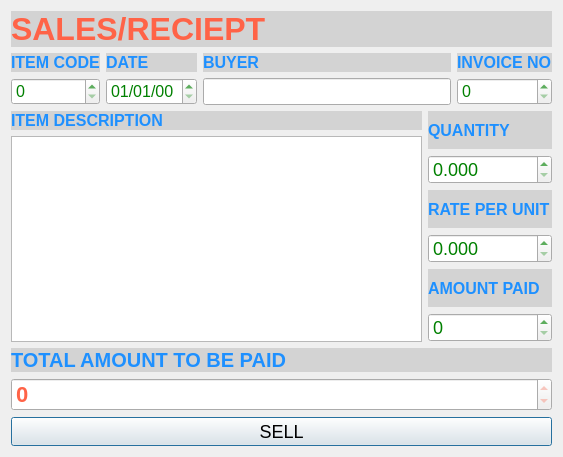
<?xml version="1.0" encoding="UTF-8"?>
<ui version="4.0">
 <class>SalesDialog</class>
 <widget class="QDialog" name="SalesDialog">
  <property name="geometry">
   <rect>
    <x>0</x>
    <y>0</y>
    <width>563</width>
    <height>457</height>
   </rect>
  </property>
  <property name="windowTitle">
   <string>Sales/Invoice</string>
  </property>
  <layout class="QGridLayout" name="gridLayout">
   <item row="1" column="0">
    <layout class="QVBoxLayout" name="verticalLayout_13">
     <item>
      <layout class="QVBoxLayout" name="verticalLayout_12">
       <item>
        <layout class="QVBoxLayout" name="verticalLayout_11">
         <item>
          <layout class="QHBoxLayout" name="horizontalLayout">
           <item>
            <layout class="QVBoxLayout" name="verticalLayout">
             <item>
              <widget class="QLabel" name="label_2">
               <property name="styleSheet">
                <string notr="true">color:dodgerblue; 
font-size:16px;
 background-color:lightgray;
font-weight:600;</string>
               </property>
               <property name="text">
                <string>ITEM CODE</string>
               </property>
               <property name="buddy">
                <cstring>itemcode_spinBox</cstring>
               </property>
              </widget>
             </item>
             <item>
              <widget class="QSpinBox" name="itemcode_spinBox">
               <property name="styleSheet">
                <string notr="true">font-size:16px;color:green;</string>
               </property>
               <property name="maximum">
                <number>999999999</number>
               </property>
              </widget>
             </item>
            </layout>
           </item>
           <item>
            <layout class="QVBoxLayout" name="verticalLayout_2">
             <item>
              <widget class="QLabel" name="label_3">
               <property name="styleSheet">
                <string notr="true">color:dodgerblue; 
font-size:16px;
 background-color:lightgray;
font-weight:600;</string>
               </property>
               <property name="text">
                <string>DATE</string>
               </property>
               <property name="buddy">
                <cstring>itemcode_spinBox</cstring>
               </property>
              </widget>
             </item>
             <item>
              <widget class="QDateEdit" name="sales_dateEdit">
               <property name="styleSheet">
                <string notr="true">font-size:16px;color:green;</string>
               </property>
               <property name="displayFormat">
                <string>dd/MM/yy</string>
               </property>
              </widget>
             </item>
            </layout>
           </item>
           <item>
            <layout class="QVBoxLayout" name="verticalLayout_3">
             <item>
              <widget class="QLabel" name="label_4">
               <property name="styleSheet">
                <string notr="true">color:dodgerblue; 
font-size:16px;
 background-color:lightgray;
font-weight:600;</string>
               </property>
               <property name="text">
                <string>BUYER</string>
               </property>
               <property name="buddy">
                <cstring>itemcode_spinBox</cstring>
               </property>
              </widget>
             </item>
             <item>
              <widget class="QLineEdit" name="buyername_lineEdit">
               <property name="styleSheet">
                <string notr="true">font-size:16px;</string>
               </property>
              </widget>
             </item>
            </layout>
           </item>
           <item>
            <layout class="QVBoxLayout" name="verticalLayout_5">
             <item>
              <widget class="QLabel" name="label_5">
               <property name="styleSheet">
                <string notr="true">color:dodgerblue; 
font-size:16px;
 background-color:lightgray;
font-weight:600;</string>
               </property>
               <property name="text">
                <string>INVOICE NO</string>
               </property>
               <property name="buddy">
                <cstring>itemcode_spinBox</cstring>
               </property>
              </widget>
             </item>
             <item>
              <widget class="QSpinBox" name="invoiceno_spinBox_2">
               <property name="styleSheet">
                <string notr="true">font-size:16px;color:green;</string>
               </property>
               <property name="maximum">
                <number>999999999</number>
               </property>
              </widget>
             </item>
            </layout>
           </item>
          </layout>
         </item>
         <item>
          <layout class="QHBoxLayout" name="horizontalLayout_2">
           <item>
            <layout class="QVBoxLayout" name="verticalLayout_6">
             <item>
              <widget class="QLabel" name="label_6">
               <property name="styleSheet">
                <string notr="true">color:dodgerblue; 
font-size:16px;
 background-color:lightgray;
font-weight:600;</string>
               </property>
               <property name="text">
                <string>ITEM DESCRIPTION</string>
               </property>
               <property name="buddy">
                <cstring>itemcode_spinBox</cstring>
               </property>
              </widget>
             </item>
             <item>
              <widget class="QPlainTextEdit" name="itemdescription_plainTextEdit">
               <property name="styleSheet">
                <string notr="true">font-size:16px;</string>
               </property>
               <property name="tabChangesFocus">
                <bool>true</bool>
               </property>
               <property name="readOnly">
                <bool>true</bool>
               </property>
              </widget>
             </item>
            </layout>
           </item>
           <item>
            <layout class="QVBoxLayout" name="verticalLayout_10">
             <item>
              <layout class="QVBoxLayout" name="verticalLayout_7">
               <item>
                <widget class="QLabel" name="label_7">
                 <property name="styleSheet">
                  <string notr="true">color:dodgerblue; 
font-size:16px;
 background-color:lightgray;
font-weight:600;</string>
                 </property>
                 <property name="text">
                  <string>QUANTITY</string>
                 </property>
                 <property name="buddy">
                  <cstring>itemcode_spinBox</cstring>
                 </property>
                </widget>
               </item>
               <item>
                <widget class="QDoubleSpinBox" name="quantity_doubleSpinBox">
                 <property name="styleSheet">
                  <string notr="true">font-size:18px;color:green;</string>
                 </property>
                 <property name="decimals">
                  <number>3</number>
                 </property>
                 <property name="maximum">
                  <double>999999999999999983222784.000000000000000</double>
                 </property>
                </widget>
               </item>
              </layout>
             </item>
             <item>
              <layout class="QVBoxLayout" name="verticalLayout_8">
               <item>
                <widget class="QLabel" name="label_8">
                 <property name="styleSheet">
                  <string notr="true">color:dodgerblue; 
font-size:16px;
 background-color:lightgray;
font-weight:600;</string>
                 </property>
                 <property name="text">
                  <string>RATE PER UNIT</string>
                 </property>
                 <property name="buddy">
                  <cstring>itemcode_spinBox</cstring>
                 </property>
                </widget>
               </item>
               <item>
                <widget class="QDoubleSpinBox" name="rateperunit_doubleSpinBox">
                 <property name="styleSheet">
                  <string notr="true">font-size:18px;color:green;</string>
                 </property>
                 <property name="decimals">
                  <number>3</number>
                 </property>
                 <property name="maximum">
                  <double>9999999999999999583119736832.000000000000000</double>
                 </property>
                </widget>
               </item>
              </layout>
             </item>
             <item>
              <layout class="QVBoxLayout" name="verticalLayout_9">
               <item>
                <widget class="QLabel" name="label_9">
                 <property name="styleSheet">
                  <string notr="true">color:dodgerblue; 
font-size:16px;
 background-color:lightgray;
font-weight:600;</string>
                 </property>
                 <property name="text">
                  <string>AMOUNT PAID</string>
                 </property>
                 <property name="buddy">
                  <cstring>itemcode_spinBox</cstring>
                 </property>
                </widget>
               </item>
               <item>
                <widget class="QSpinBox" name="amountpaid_spinBox_3">
                 <property name="styleSheet">
                  <string notr="true">font-size:18px;color:green;</string>
                 </property>
                 <property name="maximum">
                  <number>999999999</number>
                 </property>
                </widget>
               </item>
              </layout>
             </item>
            </layout>
           </item>
          </layout>
         </item>
        </layout>
       </item>
       <item>
        <layout class="QVBoxLayout" name="verticalLayout_4">
         <item>
          <widget class="QLabel" name="label_10">
           <property name="styleSheet">
            <string notr="true">color:dodgerblue; 
font-size:20px;
 background-color:lightgray;
font-weight:700;</string>
           </property>
           <property name="text">
            <string>TOTAL AMOUNT TO BE PAID</string>
           </property>
           <property name="buddy">
            <cstring>itemcode_spinBox</cstring>
           </property>
          </widget>
         </item>
         <item>
          <widget class="QSpinBox" name="totalamounttobepaid_spinBox_2">
           <property name="styleSheet">
            <string notr="true">font-size:22px;color:tomato;font-weight:600;</string>
           </property>
           <property name="readOnly">
            <bool>true</bool>
           </property>
           <property name="maximum">
            <number>999999999</number>
           </property>
          </widget>
         </item>
        </layout>
       </item>
      </layout>
     </item>
     <item>
      <widget class="QPushButton" name="sell_pushButton">
       <property name="styleSheet">
        <string notr="true">font-size:18px;
font-weight: 500px;
</string>
       </property>
       <property name="text">
        <string>SELL</string>
       </property>
      </widget>
     </item>
    </layout>
   </item>
   <item row="0" column="0">
    <widget class="QLabel" name="label">
     <property name="styleSheet">
      <string notr="true">color:tomato; font-size:32px; background-color:lightgray;font-weight:600;</string>
     </property>
     <property name="text">
      <string>SALES/RECIEPT</string>
     </property>
    </widget>
   </item>
  </layout>
 </widget>
 <tabstops>
  <tabstop>itemcode_spinBox</tabstop>
  <tabstop>sales_dateEdit</tabstop>
  <tabstop>buyername_lineEdit</tabstop>
  <tabstop>invoiceno_spinBox_2</tabstop>
  <tabstop>quantity_doubleSpinBox</tabstop>
  <tabstop>rateperunit_doubleSpinBox</tabstop>
  <tabstop>amountpaid_spinBox_3</tabstop>
  <tabstop>sell_pushButton</tabstop>
  <tabstop>totalamounttobepaid_spinBox_2</tabstop>
  <tabstop>itemdescription_plainTextEdit</tabstop>
 </tabstops>
 <resources/>
 <connections/>
</ui>
